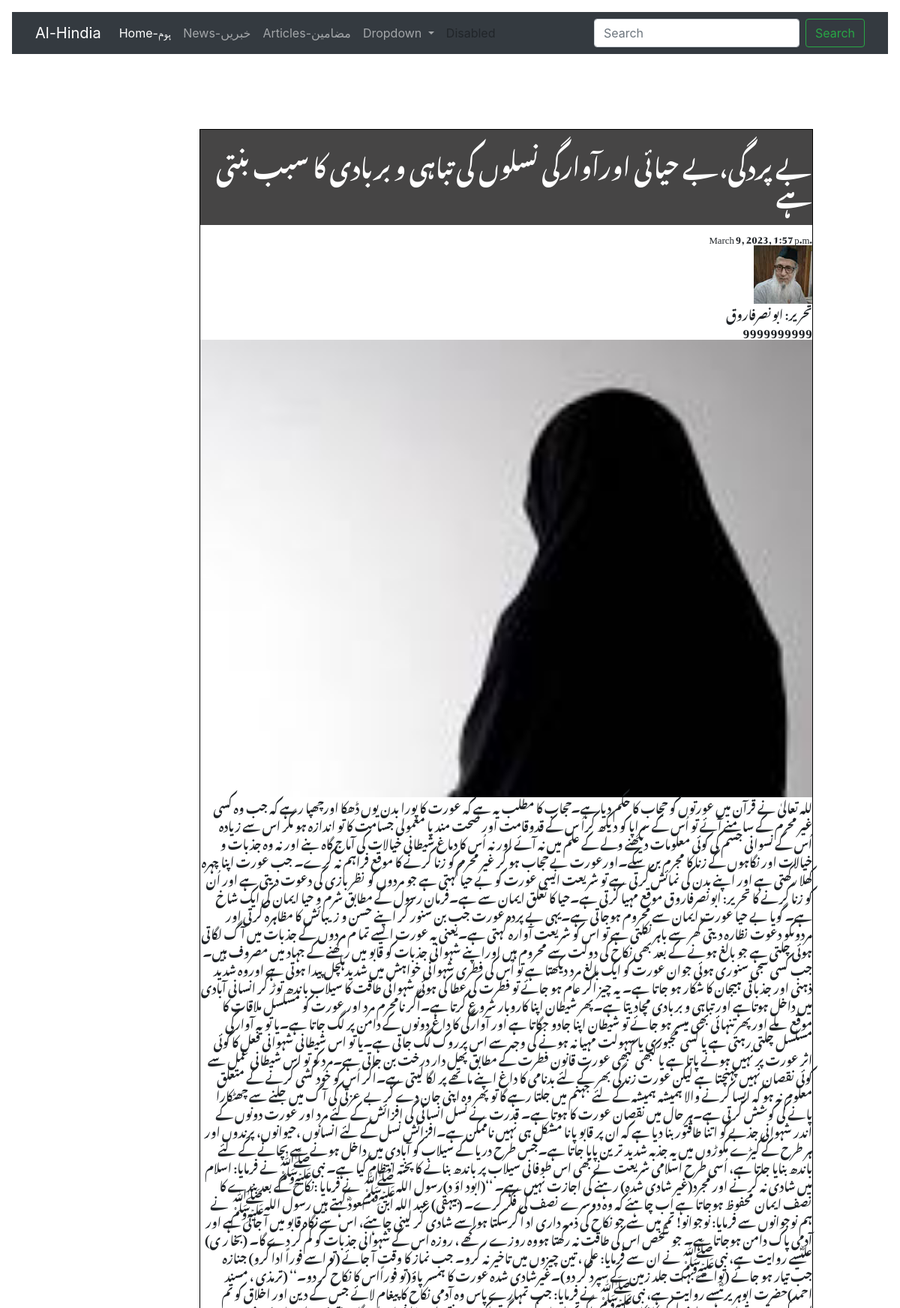
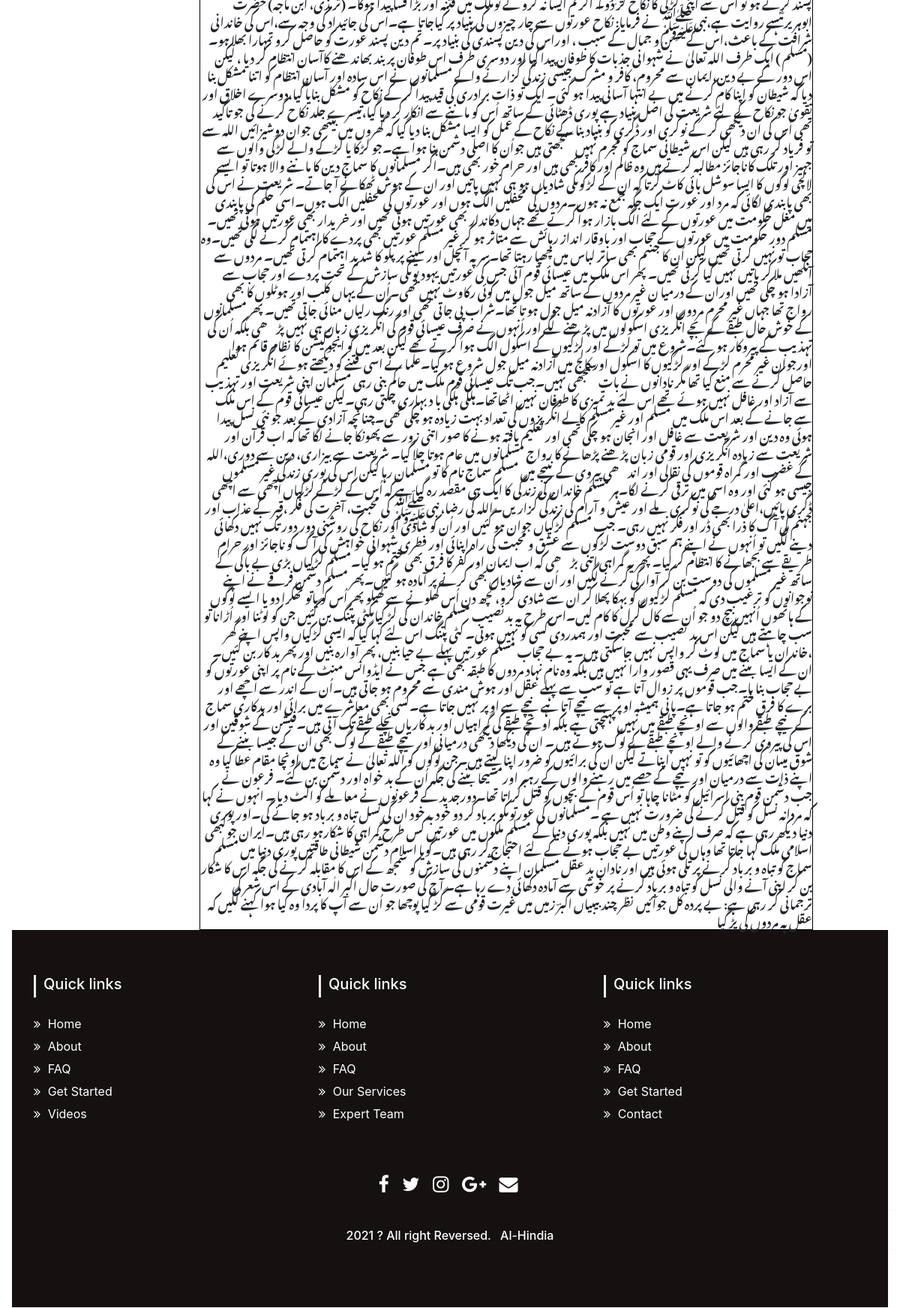
Page /myblog/1 (upper part) on the committed database (2 pictures, top to bottom).
### myblog/models.py (models this page shows)
class Articles(models.Model):
    title = models.CharField(max_length=225)
    visual = models.FileField(upload_to = 'News',max_length=250, null= True, default=None)
    contnt = models.TextField(default=None)
    writer_name = models.CharField(max_length=100)
    phone = models.CharField(null=False, unique=True, max_length=10)
    writer_img = models.FileField(upload_to = 'Article',max_length=250, null= True, default=None)
    data_added = models.DateTimeField(auto_now_add=True)

### myblog/views.py (the view)
# urls.py: path('<int:id>', detail_page, name="detail"),
def detail_page(request,id):
    obj = get_object_or_404(Articles, pk=id)
    return render(request, 'detail.html', {'obj':obj})

### template/detail.html
{% extends 'base.html' %}
{% load static %}
{% block content %}
<link rel="stylesheet" type="text/css" href="{% static 'css/detail.css' %}"/>
    <div class="section">
        <div class="writer">
        <h2 style="text-align: right; background-color: rgb(70, 69, 69);"> <div class="title">{{obj.title}}</div> </h2>
        <small><div class="time" id="row21">{{obj.data_added}}</div></small>
        <div class="photo" id="row12"><img src="/media/{{obj.writer_img}}" alt="..."/></div>
        <div class="contact" id="row23">{{obj.writer_name}}</div>
        <div class="name" id="row22">{{obj.phone}}</div>
        </div>
        <div class="pic"><img src="/media/{{obj.visual}}" alt="..."/ width=100%></div>
        <div class="content">{{obj.contnt | safe }}</div>
    </div>
{% endblock %}

### static/css/detail.css (style rules this page uses)
.section { border: 0.01px solid black; width: 70%; margin-left: auto; margin-right: 100px; margin-top: 100px; font-family: 'Noto Nastaliq Urdu', serif; }
.writer { text-align: right; }
.content { text-align: right; }

### template/header.html (style rules this page uses)
h2 { padding: 25px 0; text-align: center; color: #fff; background: #7c8490; }

### rows in the picture
Articles: title "بے پردگی،بے حیائی اورآوارگی نسلوں کی تباہی و بربادی کا سبب بنتی ہے", data_added "March 9, 2023, 1:57 p.m.", writer_img (picture), writer_name "تحریر: ابونصرفاروق", phone "9999999999", visual (picture), contnt "للہ تعالیٰ نے قرآن میں عورتوں کو حجاب کا حکم دیا ہے۔حجاب کا مطلب یہ ہے کہ عورت کا پورا بدن یوں ڈھکا اورچھپا رہے کہ جب وہ کسی غیر محرم کے سامنے آئے تو اُس کے سراپا کو دیکھ کراُ س کے قدوقامت اور صحت مند یا معمولی جسامت کا تو اندازہ ہو مگر اس سے زیادہ اُس کے نسوانی جسم کی کوئی معلومات دیکھنے ولے کے علم میں نہ آئے اور نہ اُس کا دماغ شیطانی خیالات کی آماج گاہ بنے اور نہ وہ جذبات و خیالات اور نگاہوں کے زنا کا مجرم بن سکے۔اورعورت بے حجاب ہو کر غیر محرم کو زنا کرنے کا موقع فراہم نہ کرے۔ جب عورت اپنا چہرہ کھلا رکھتی ہے اور اپنے بدن کی نمائش کرتی ہے تو شریعت ایسی عورت کو بے حیا کہتی ہے جو مردوں کو نظر بازی کی دعوت دیتی ہے اور اُن کو زنا کرنے کا تحریر: ابونصرفاروق موقع مہیا کرتی ہے۔حیا کا تعلق…"
